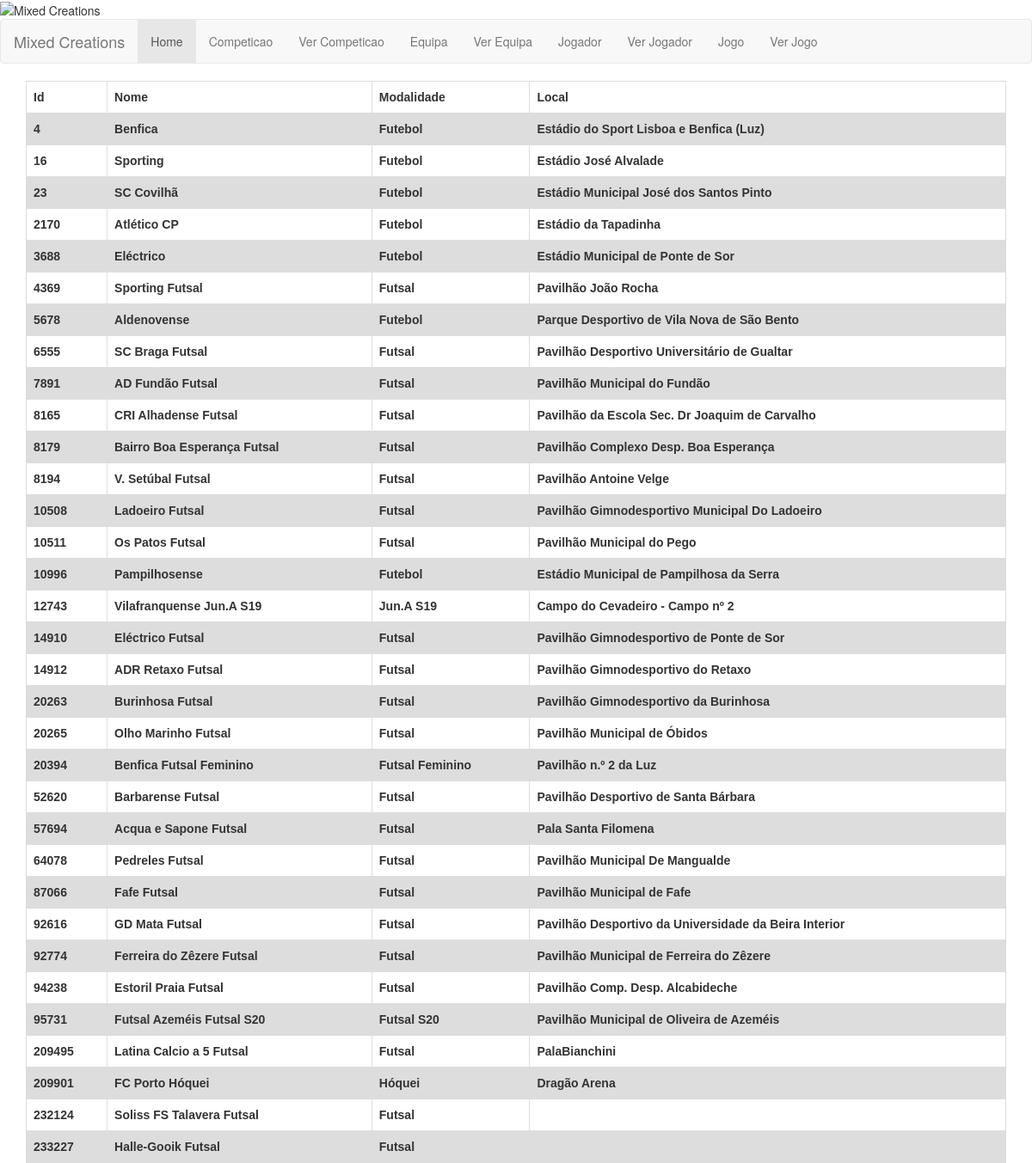
/verequipa, run on the app's committed database.
### app/models.py (models this page shows, shortened)
class Equipa(db.Model):
    id = db.Column(db.Integer, primary_key=True)
    nome = db.Column(db.String(50))
    modalidade = db.Column(db.String(50))
    local = db.Column(db.String(50))

### app/routes.py (the view)
@app.route('/verequipa', methods=['GET', 'POST'])
def verequipa():
    return render_template('verequipa.html', title='Ver Equipa', equipa=Equipa.query.all())

### app/templates/verequipa.html
{% extends "base2.html" %}
{% block content %}
    <table>
        <tr>
            <th>Id</th>
            <th>Nome</th>
            <th>Modalidade</th>
            <th>Local</th>
        </tr>
        {% for e in equipa %}
            <tr>
                <th>{{ e.id }}</th>
                <th>{{ e.nome }}</th>
                <th>{{ e.modalidade }}</th>
                <th>{{ e.local }}</th>
            </tr>
        {% endfor %}
    </table>
{% endblock %}

### app/templates/base2.html (shortened to what this page needs)
<!DOCTYPE html>
<html lang="en">
<head>
  <link rel="stylesheet" href="https://maxcdn.bootstrapcdn.com/bootstrap/3.4.1/css/bootstrap.min.css">
</head>
<img src="C:\Users\35196\Desktop\MC_15_04_FINAL\app\templates\PERFIL.png" alt="Mixed Creations" width="100" height="100">
<body>
<nav class="navbar navbar-default">
  <div class="container-fluid">
    <div class="navbar-header">
      <a class="navbar-brand" href="#">Mixed Creations</a>
    </div>
    <ul class="nav navbar-nav">
      <li class="active"><a href="{{ url_for('index') }}">Home</a></li>
      <li><a href="{{ url_for('competicao') }}">Competicao</a></li>
      <li><a href="{{ url_for('vercompeticao') }}">Ver Competicao</a></li>
      <li><a href="{{ url_for('equipa') }}">Equipa</a></li>
      <li><a href="{{ url_for('verequipa') }}">Ver Equipa</a></li>
      <li><a href="{{ url_for('jogador') }}">Jogador</a></li>
      <li><a href="{{ url_for('verjogador') }}">Ver Jogador</a></li>
      <li><a href="{{ url_for('jogo') }}">Jogo</a></li>
      <li><a href="{{ url_for('verjogo') }}">Ver Jogo</a></li>
    </ul>
  </div>
</nav>
<div class="container">
    {% block content %}{% endblock %}
</div>
</body>
</html>

### app/templates/base2.html (style rules this page uses)
table { font-family: arial, sans-serif; border-collapse: collapse; width: 100%; }
td, th { border: 1px solid #dddddd; text-align: left; padding: 8px; }
tr:nth-child(even) { background-color: #dddddd; }

### data on the page
Equipa: id "4", nome "Benfica", modalidade "Futebol", local "Estádio do Sport Lisboa e Benfica (Luz)"
Equipa: id "16", nome "Sporting", modalidade "Futebol", local "Estádio José Alvalade"
Equipa: id "23", nome "SC Covilhã", modalidade "Futebol", local "Estádio Municipal José dos Santos Pinto"
Equipa: id "2170", nome "Atlético CP", modalidade "Futebol", local "Estádio da Tapadinha"
Equipa: id "3688", nome "Eléctrico", modalidade "Futebol", local "Estádio Municipal de Ponte de Sor"
Equipa: id "4369", nome "Sporting Futsal", modalidade "Futsal", local "Pavilhão João Rocha"
Equipa: id "5678", nome "Aldenovense", modalidade "Futebol", local "Parque Desportivo de Vila Nova de São Bento"
Equipa: id "6555", nome "SC Braga Futsal", modalidade "Futsal", local "Pavilhão Desportivo Universitário de Gualtar"
Equipa: id "7891", nome "AD Fundão Futsal", modalidade "Futsal", local "Pavilhão Municipal do Fundão"
Equipa: id "8165", nome "CRI Alhadense Futsal", modalidade "Futsal", local "Pavilhão da Escola Sec. Dr Joaquim de Carvalho"
Equipa: id "8179", nome "Bairro Boa Esperança Futsal", modalidade "Futsal", local "Pavilhão Complexo Desp. Boa Esperança"
Equipa: id "8194", nome "V. Setúbal Futsal", modalidade "Futsal", local "Pavilhão Antoine Velge"
Equipa: id "10508", nome "Ladoeiro Futsal", modalidade "Futsal", local "Pavilhão Gimnodesportivo Municipal Do Ladoeiro"
Equipa: id "10511", nome "Os Patos Futsal", modalidade "Futsal", local "Pavilhão Municipal do Pego"
Equipa: id "10996", nome "Pampilhosense", modalidade "Futebol", local "Estádio Municipal de Pampilhosa da Serra"
Equipa: id "12743", nome "Vilafranquense Jun.A S19", modalidade "Jun.A S19", local "Campo do Cevadeiro - Campo nº 2"
Equipa: id "14910", nome "Eléctrico Futsal", modalidade "Futsal", local "Pavilhão Gimnodesportivo de Ponte de Sor"
Equipa: id "14912", nome "ADR Retaxo Futsal", modalidade "Futsal", local "Pavilhão Gimnodesportivo do Retaxo"
Equipa: id "20263", nome "Burinhosa Futsal", modalidade "Futsal", local "Pavilhão Gimnodesportivo da Burinhosa"
Equipa: id "20265", nome "Olho Marinho Futsal", modalidade "Futsal", local "Pavilhão Municipal de Óbidos"
Equipa: id "20394", nome "Benfica Futsal Feminino", modalidade "Futsal Feminino", local "Pavilhão n.º 2 da Luz"
Equipa: id "52620", nome "Barbarense Futsal", modalidade "Futsal", local "Pavilhão Desportivo de Santa Bárbara"
Equipa: id "57694", nome "Acqua e Sapone Futsal", modalidade "Futsal", local "Pala Santa Filomena"
Equipa: id "64078", nome "Pedreles Futsal", modalidade "Futsal", local "Pavilhão Municipal De Mangualde"
Equipa: id "87066", nome "Fafe Futsal", modalidade "Futsal", local "Pavilhão Municipal de Fafe"
Equipa: id "92616", nome "GD Mata Futsal", modalidade "Futsal", local "Pavilhão Desportivo da Universidade da Beira Interior"
Equipa: id "92774", nome "Ferreira do Zêzere Futsal", modalidade "Futsal", local "Pavilhão Municipal de Ferreira do Zêzere"
Equipa: id "94238", nome "Estoril Praia Futsal", modalidade "Futsal", local "Pavilhão Comp. Desp. Alcabideche"
Equipa: id "95731", nome "Futsal Azeméis Futsal S20", modalidade "Futsal S20", local "Pavilhão Municipal de Oliveira de Azeméis"
Equipa: id "209495", nome "Latina Calcio a 5 Futsal", modalidade "Futsal", local "PalaBianchini"
Equipa: id "209901", nome "FC Porto Hóquei", modalidade "Hóquei", local "Dragão Arena"
Equipa: id "232124", nome "Soliss FS Talavera Futsal", modalidade "Futsal"
Equipa: id "233227", nome "Halle-Gooik Futsal", modalidade "Futsal"
